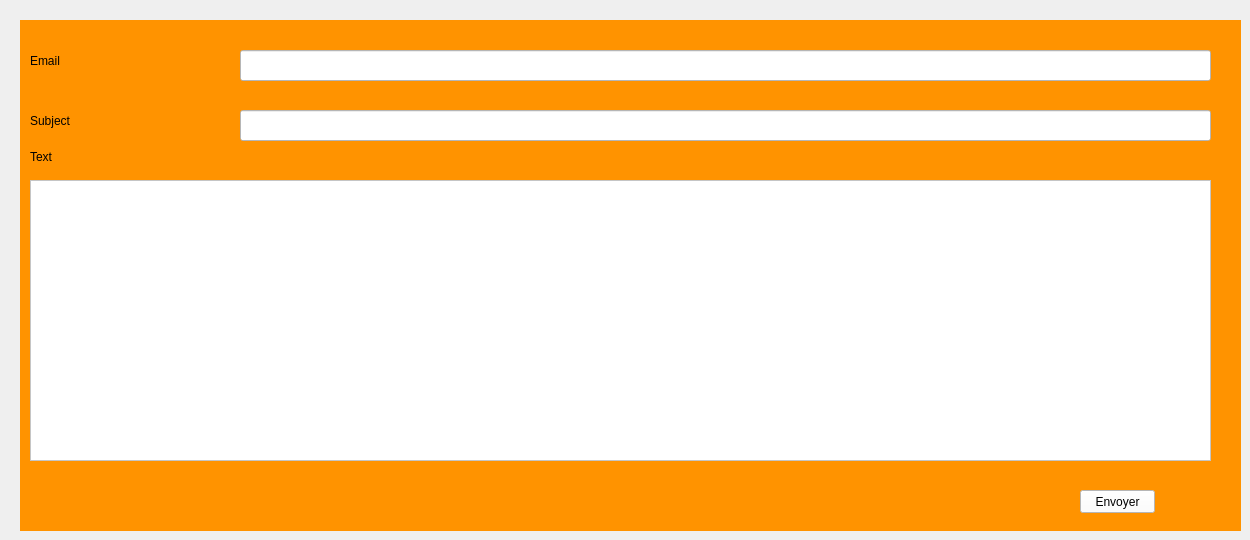
      <widget class="QWidget" name="tab_9">
       <attribute name="title">
        <string>Mail</string>
       </attribute>
       <widget class="QWidget" name="widget_11" native="true">
        <property name="geometry">
         <rect>
          <x>20</x>
          <y>20</y>
          <width>1221</width>
          <height>511</height>
         </rect>
        </property>
        <property name="styleSheet">
         <string notr="true">background-color: rgb(255, 147, 0);
border-color: rgb(255, 255, 255);</string>
        </property>
        <widget class="QLineEdit" name="lineEdit_mail_2">
         <property name="geometry">
          <rect>
           <x>220</x>
           <y>30</y>
           <width>971</width>
           <height>31</height>
          </rect>
         </property>
         <property name="styleSheet">
          <string notr="true">background-color: rgb(255, 255, 255);</string>
         </property>
        </widget>
        <widget class="QLabel" name="label_31">
         <property name="geometry">
          <rect>
           <x>10</x>
           <y>30</y>
           <width>61</width>
           <height>21</height>
          </rect>
         </property>
         <property name="text">
          <string>Email</string>
         </property>
        </widget>
        <widget class="QLineEdit" name="subject">
         <property name="geometry">
          <rect>
           <x>220</x>
           <y>90</y>
           <width>971</width>
           <height>31</height>
          </rect>
         </property>
         <property name="styleSheet">
          <string notr="true">background-color: rgb(255, 255, 255);</string>
         </property>
        </widget>
        <widget class="QLabel" name="label_32">
         <property name="geometry">
          <rect>
           <x>10</x>
           <y>90</y>
           <width>47</width>
           <height>21</height>
          </rect>
         </property>
         <property name="text">
          <string>Subject</string>
         </property>
        </widget>
        <widget class="QTextEdit" name="msg">
         <property name="geometry">
          <rect>
           <x>10</x>
           <y>160</y>
           <width>1181</width>
           <height>281</height>
          </rect>
         </property>
         <property name="styleSheet">
          <string notr="true">background-color: rgb(255, 255, 255);</string>
         </property>
        </widget>
        <widget class="QLabel" name="label_33">
         <property name="geometry">
          <rect>
           <x>10</x>
           <y>130</y>
           <width>47</width>
           <height>13</height>
          </rect>
         </property>
         <property name="text">
          <string>Text</string>
         </property>
        </widget>
        <widget class="QPushButton" name="pushButton_envoyer_mail">
         <property name="geometry">
          <rect>
           <x>1060</x>
           <y>470</y>
           <width>75</width>
           <height>23</height>
          </rect>
         </property>
         <property name="styleSheet">
          <string notr="true">background-color: rgb(255, 255, 255);</string>
         </property>
         <property name="text">
          <string>Envoyer</string>
         </property>
        </widget>
       </widget>
      </widget>
